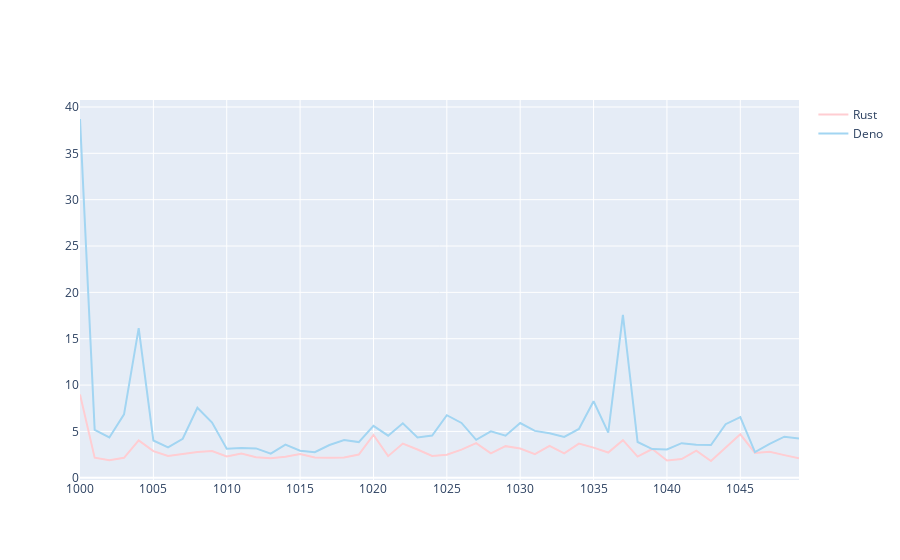

Notebook code for this chart:
### Markdown cell above
# Secret Box

### Code cell
import plotly.graph_objects as go
trace_rust = go.Line(x=secret_source_data.Serie,
            y=secret_source_data.Rust,
			name='Rust',
            marker=dict(color='#ffcdd2'))

trace_deno = go.Line(x=secret_source_data.Serie,
			y=secret_source_data.Deno,
			name='Deno',
            marker=dict(color='#A2D5F2'))



data = [trace_rust, trace_deno]

# py.iplot([trace_rust], filename='rust_timings')
# py.iplot([trace_deno], filename='deno_timings')

py.iplot(data, filename='jupyter-basic_bar')
